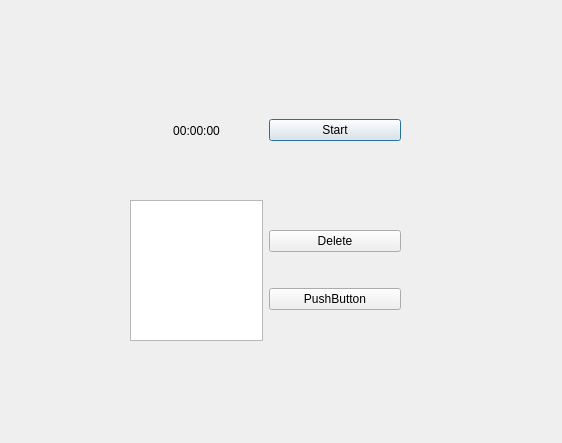
<?xml version="1.0" encoding="UTF-8"?>
<ui version="4.0">
 <class>TimerW</class>
 <widget class="QDialog" name="TimerW">
  <property name="geometry">
   <rect>
    <x>0</x>
    <y>0</y>
    <width>562</width>
    <height>443</height>
   </rect>
  </property>
  <property name="windowTitle">
   <string>Dialog</string>
  </property>
  <widget class="QWidget" name="horizontalLayoutWidget">
   <property name="geometry">
    <rect>
     <x>130</x>
     <y>90</y>
     <width>271</width>
     <height>81</height>
    </rect>
   </property>
   <layout class="QHBoxLayout" name="horizontalLayout">
    <item>
     <widget class="QLabel" name="label_repeat">
      <property name="text">
       <string>00:00:00</string>
      </property>
      <property name="alignment">
       <set>Qt::AlignCenter</set>
      </property>
     </widget>
    </item>
    <item>
     <widget class="QPushButton" name="start_stop_timer">
      <property name="text">
       <string>Start</string>
      </property>
     </widget>
    </item>
   </layout>
  </widget>
  <widget class="QWidget" name="horizontalLayoutWidget_2">
   <property name="geometry">
    <rect>
     <x>130</x>
     <y>200</y>
     <width>271</width>
     <height>141</height>
    </rect>
   </property>
   <layout class="QHBoxLayout" name="horizontalLayout_2">
    <item>
     <widget class="QListWidget" name="list_of_timers">
      <property name="sizePolicy">
       <sizepolicy hsizetype="Ignored" vsizetype="Expanding">
        <horstretch>0</horstretch>
        <verstretch>0</verstretch>
       </sizepolicy>
      </property>
     </widget>
    </item>
    <item>
     <layout class="QVBoxLayout" name="verticalLayout">
      <item>
       <widget class="QPushButton" name="delete_timer">
        <property name="text">
         <string>Delete</string>
        </property>
       </widget>
      </item>
      <item>
       <widget class="QPushButton" name="pushButton_3">
        <property name="text">
         <string>PushButton</string>
        </property>
       </widget>
      </item>
     </layout>
    </item>
   </layout>
  </widget>
 </widget>
 <resources/>
 <connections/>
</ui>
